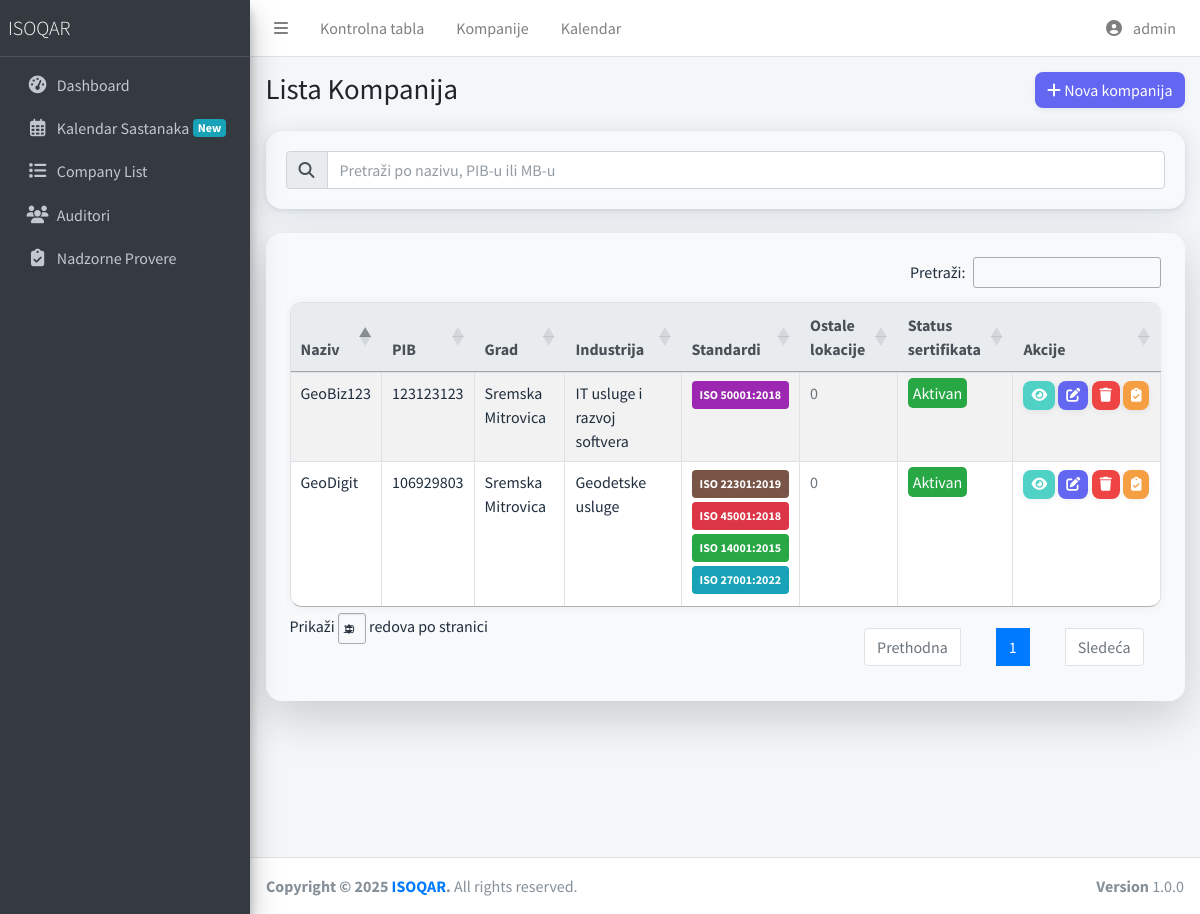
Page /company/companies/ (signed in) on the earlier database version.
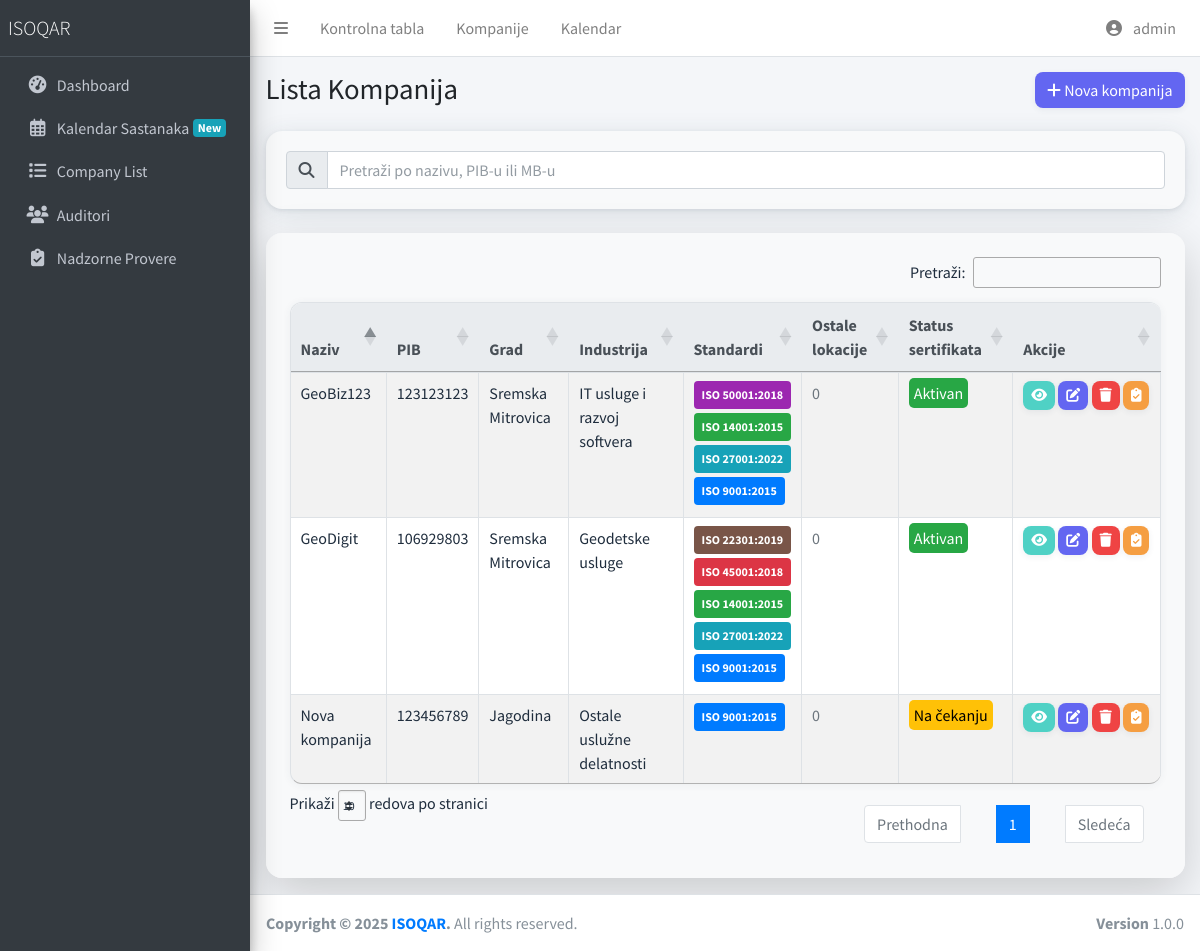
Same page on the later database version.
### company/company_models.py (models this page shows, shortened)
class Company(models.Model):
    STATUS_ACTIVE = 'active'
    STATUS_SUSPENDED = 'suspended'
    STATUS_WITHDRAWN = 'withdrawn'
    STATUS_EXPIRED = 'expired'
    STATUS_PENDING = 'pending'
    STATUS_CANCELLED = 'cancelled'
    CERTIFICATE_STATUS_CHOICES = [
        (STATUS_ACTIVE, _('Aktivan')),
        (STATUS_SUSPENDED, _('Suspendovan')),
        (STATUS_WITHDRAWN, _('Deregistrovan')),
        (STATUS_EXPIRED, _('Istekao')),
        (STATUS_PENDING, _('Na čekanju')),
        (STATUS_CANCELLED, _('Otkazan')),
    ]
    name = models.CharField(_("Naziv kompanije"), max_length=200)
    pib = models.CharField(_("PIB"), max_length=9, blank=True, null=True, validators=[
        RegexValidator(r'^\d{9}$', _('PIB mora sadržati tačno 9 cifara'))
    ])
    mb = models.CharField(_("Matični broj"), max_length=8, blank=True, null=True, validators=[
        RegexValidator(r'^\d{8}$', _('Matični broj mora sadržati tačno 8 cifara'))
    ])
    street = models.CharField(_("Ulica"), max_length=200, blank=True, null=True)
    street_number = models.CharField(_("Broj"), max_length=20, blank=True, null=True)
    city = models.CharField(
        _("Grad"),
        max_length=50,
        choices=SERBIA_CITY_CHOICES,
        help_text=_("Izaberite grad"),
        blank=True,
        null=True
    )
    postal_code = models.CharField(_("Poštanski broj"), max_length=10, blank=True, null=True)
    country = models.CharField(_("Država"), max_length=100, default="Srbija")
    phone = models.CharField(_("Telefon"), max_length=50, blank=True, null=True)
    email = models.EmailField(_("Email"), blank=True, null=True)
    website = models.URLField(_("Web sajt"), blank=True, null=True)
    industry = models.CharField(
        _("Industrija"),
        max_length=50,
        choices=INDUSTRY_CHOICES,
        blank=True,
        null=True,
        help_text=_("Izaberite industriju")
    )
    number_of_employees = models.IntegerField(_("Broj zaposlenih"), blank=True, null=True)
    certificate_status = models.CharField(
        _("Status sertifikata"),
        max_length=50,
        choices=CERTIFICATE_STATUS_CHOICES,
        default=STATUS_PENDING
    )
    certificate_number = models.CharField(_("Broj sertifikata"), max_length=100, blank=True, null=True)
    suspension_until_date = models.DateField(_("Suspenzija do datuma"), blank=True, null=True)
    audit_days = models.DecimalField(_("Broj dana audita"), max_digits=18, decimal_places=1, blank=True, null=True)
    initial_audit_conducted_date = models.DateField(_("Datum inicijalnog audita"), blank=True, null=True)
    visits_per_year = models.DecimalField(_("Poseta godišnje"), max_digits=18, decimal_places=0, blank=True, null=True)
    audit_days_each = models.DecimalField(_("Dana po auditu"), max_digits=18, decimal_places=1, blank=True, null=True)
    oblast_registracije = models.TextField(_("Oblast registracije"), blank=True, null=True, help_text=_("Unesite oblast registracije kompanije"))
    notes = models.TextField(_("Napomene"), blank=True, null=True)
    is_active = models.BooleanField(_("Aktivna"), default=True)
    created_at = models.DateTimeField(_("Kreirano"), default=timezone.now)
    updated_at = models.DateTimeField(_("Ažurirano"), auto_now=True)
    class Meta:
        verbose_name = _("Kompanija")
        verbose_name_plural = _("Kompanije")
        ordering = ['-created_at']

### company/standard_models.py (models this page shows, shortened)
class CompanyStandard(models.Model):
    company = models.ForeignKey('Company', on_delete=models.CASCADE, verbose_name=_("Kompanija"), related_name='company_standards')
    standard = models.CharField(
        _("Standard (staro)"),
        max_length=100,
        choices=StandardDefinition.STANDARD_CHOICES,
        blank=True,
        null=True,
        help_text=_("Staro polje za standard, koristite standard_definition umesto ovog polja")
    )
    standard_definition = models.ForeignKey(
        StandardDefinition,
        on_delete=models.CASCADE,
        related_name='companies',
        verbose_name=_("Standard"),
        help_text=_("Izaberite standard iz liste definisanih standarda")
    )
    issue_date = models.DateField(_('Datum izdavanja'), blank=True, null=True)
    expiry_date = models.DateField(_('Datum isteka'), blank=True, null=True)
    notes = models.TextField(_('Napomene'), blank=True, null=True)
    created_at = models.DateTimeField(_('Kreirano'), default=timezone.now)
    updated_at = models.DateTimeField(_('Ažurirano'), auto_now=True)
    class Meta:
        verbose_name = _("Standard kompanije")
        verbose_name_plural = _("Standardi kompanija")
        ordering = ['-issue_date']
        unique_together = [['company', 'standard_definition']]

class StandardDefinition(models.Model):
    STANDARD_CHOICES = [
        ('ISO 9001:2015', _('ISO 9001:2015 - Sistem menadžmenta kvalitetom')),
        ('ISO 14001:2015', _('ISO 14001:2015 - Sistem upravljanja zaštitom životne sredine')),
        ('ISO 45001:2018', _('ISO 45001:2018 - Sistem menadžmenta bezbednošću i zdravljem na radu')),
        ('ISO 27001:2022', _('ISO 27001:2022 - Sistem menadžmenta bezbednošću informacija')),
        ('ISO 22000:2018', _('ISO 22000:2018 - Sistem menadžmenta bezbednošću hrane')),
        ('ISO 13485:2016', _('ISO 13485:2016 - Medicinska sredstva - Sistem menadžmenta kvalitetom')),
        ('ISO 50001:2018', _('ISO 50001:2018 - Sistem menadžmenta energijom')),
        ('ISO 20000-1:2018', _('ISO 20000-1:2018 - Sistem menadžmenta IT uslugama')),
        ('ISO 22301:2019', _('ISO 22301:2019 - Sistem menadžmenta kontinuitetom poslovanja')),
        ('ISO 37001:2016', _('ISO 37001:2016 - Sistem menadžmenta protiv mita')),
        ('ISO 17025:2017', _('ISO 17025:2017 - Opšti zahtevi za kompetentnost laboratorija za ispitivanje i laboratorija za etaloniranje')),
        ('ISO 17020:2012', _('ISO 17020:2012 - Ocenjivanje usaglašenosti - Zahtevi za rad različitih tipova tela koja obavljaju kontrolisanje')),
        ('ISO 17021-1:2015', _('ISO 17021-1:2015 - Ocenjivanje usaglašenosti - Zahtevi za tela koja obavljaju proveru i sertifikaciju sistema menadžmenta')),
        ('ISO 17024:2012', _('ISO 17024:2012 - Ocenjivanje usaglašenosti - Opšti zahtevi za tela koja obavljaju sertifikaciju osoba')),
        ('ISO 17065:2012', _('ISO 17065:2012 - Ocenjivanje usaglašenosti - Zahtevi za tela koja sertifikuju proizvode, procese i usluge')),
        ('HACCP', _('HACCP - Sistem bezbednosti hrane')),
        ('FSSC 22000 v5.1', _('FSSC 22000 v5.1 - Sistem bezbednosti hrane')),
        ('IFS Food v7', _('IFS Food v7 - International Featured Standard Food')),
        ('BRC Food v9', _('BRC Food v9 - British Retail Consortium Global Standard for Food Safety')),
    ]
    code = models.CharField(_('Kod standarda'), max_length=20, unique=True)
    name = models.CharField(_('Naziv standarda'), max_length=100)
    standard = models.CharField(
        _('Standard'),
        max_length=100,
        choices=STANDARD_CHOICES,
        blank=True,
        null=True
    )
    description = models.TextField(_('Opis'), blank=True, null=True)
    active = models.BooleanField(_('Aktivan'), default=True)
    created_at = models.DateTimeField(_('Kreirano'), default=timezone.now)
    updated_at = models.DateTimeField(_('Ažurirano'), auto_now=True)
    iaf_scope_references = models.ManyToManyField(
        IAFScopeReference,
        through='StandardIAFScopeReference',
        related_name='standards',
        verbose_name=_('IAF Scope References')
    )
    class Meta:
        verbose_name = _("Definicija standarda")
        verbose_name_plural = _("Definicije standarda")
        ordering = ['code']

### company/views.py (the view)
# urls.py: path('companies/', CompanyListView.as_view(), name='list'),
class CompanyListView(ListView):
    model = Company
    template_name = 'company/company-list.html'
    context_object_name = 'companies'
    def get_queryset(self):
        queryset = super().get_queryset()
        search_query = self.request.GET.get('search', '')
        if search_query:
            queryset = queryset.filter(
                Q(name__icontains=search_query) |
                Q(pib__icontains=search_query) |
                Q(mb__icontains=search_query)
            )
        return queryset.order_by('name')
    def get_context_data(self, **kwargs):
        context = super().get_context_data(**kwargs)
        context['search_query'] = self.request.GET.get('search', '')
        return context

### templates/company/company-list.html (shortened to what the changed rows need)
{% extends "layouts/base.html" %}
{% block extrastyle %}
<link rel="stylesheet" href="https://cdn.datatables.net/1.13.4/css/jquery.dataTables.min.css">
<link rel="stylesheet" href="https://cdn.datatables.net/1.13.4/css/dataTables.bootstrap4.min.css">
<link rel="stylesheet" href="https://cdn.datatables.net/responsive/2.4.0/css/responsive.bootstrap4.min.css">
<link rel="stylesheet" href="https://cdn.datatables.net/buttons/2.3.3/css/buttons.bootstrap4.min.css">
{% endblock %}
{% block content %}
<div class="content-wrapper">
  <div class="content-header">
    <div class="container-fluid">
      <div class="row mb-2">
        <div class="col-sm-6">
          <h1 class="m-0">Lista Kompanija</h1>
        </div>
      </div>
    </div>
  </div>
  <div class="content">
    <div class="container-fluid">
      <div class="card shadow-lg border-0 rounded-4">
        <div class="card-body p-4 bg-light rounded-4">
          <table id="companiesTable" class="table table-bordered table-striped">
            <thead>
              <tr>
                <th>Naziv</th>
                <th>PIB</th>
                <th>Grad</th>
                <th>Industrija</th>
                <th>Standardi</th>
                <th>Ostale lokacije</th>
                <th>Status sertifikata</th>
                <th>Akcije</th>
              </tr>
            </thead>
            <tbody>
              {% for company in companies %}
              <tr>
                <td>{{ company.name }}</td>
                <td>{{ company.pib }}</td>
                <td>{{ company.city }}</td>
                <td>{{ company.get_industry_display }}</td>
                <td>
                  {% if company.company_standards.all %}
                    <ul class="list-unstyled mb-0">
                      {% for company_standard in company.company_standards.all %}
                        <li class="mb-1">
                          {% with standard_code=company_standard.standard_definition.standard|default:company_standard.standard_definition.code %}
                          {% if 'ISO 9001' in standard_code %}
                            <span class="badge badge-primary p-2">{{ standard_code }}</span>
                          {% elif 'ISO 14001' in standard_code %}
                            <span class="badge badge-success p-2">{{ standard_code }}</span>
                          {% elif 'ISO 45001' in standard_code %}
                            <span class="badge badge-danger p-2">{{ standard_code }}</span>
                          {% elif 'ISO 27001' in standard_code %}
                            <span class="badge badge-info p-2">{{ standard_code }}</span>
                          {% elif 'ISO 22000' in standard_code %}
                            <span class="badge badge-warning p-2">{{ standard_code }}</span>
                          {% elif 'ISO 13485' in standard_code %}
                            <span class="badge badge-secondary p-2">{{ standard_code }}</span>
                          {% elif 'ISO 50001' in standard_code %}
                            <span class="badge p-2" style="background-color: #9c27b0; color: white;">{{ standard_code }}</span>
                          {% elif 'ISO 20000' in standard_code %}
                            <span class="badge p-2" style="background-color: #ff9800; color: white;">{{ standard_code }}</span>
                          {% elif 'ISO 22301' in standard_code %}
                            <span class="badge p-2" style="background-color: #795548; color: white;">{{ standard_code }}</span>
                          {% elif 'ISO 37001' in standard_code %}
                            <span class="badge p-2" style="background-color: #607d8b; color: white;">{{ standard_code }}</span>
                          {% elif 'HACCP' in standard_code %}
                            <span class="badge p-2" style="background-color: #e91e63; color: white;">{{ standard_code }}</span>
                          {% elif 'FSSC' in standard_code %}
                            <span class="badge p-2" style="background-color: #00bcd4; color: white;">{{ standard_code }}</span>
                          {% elif 'IFS' in standard_code %}
                            <span class="badge p-2" style="background-color: #3f51b5; color: white;">{{ standard_code }}</span>
                          {% elif 'BRC' in standard_code %}
                            <span class="badge p-2" style="background-color: #ff5722; color: white;">{{ standard_code }}</span>
                          {% else %}
                            <span class="badge badge-dark p-2">{{ standard_code }}</span>
                          {% endif %}
                          {% endwith %}
                        </li>
                      {% endfor %}
                    </ul>
                  {% else %}
                    <span class="text-muted">Nema standarda</span>
                  {% endif %}
                </td>
                <td>
                  {% if company.ostalalokacija_set.all %}
                    <span class="badge badge-info">{{ company.ostalalokacija_set.count }}</span>
                  {% else %}
                    <span class="text-muted">0</span>
                  {% endif %}
                </td>
                <td>
                  <span class="status-{{ company.certificate_status }}">{{ company.get_certificate_status_display }}</span>
                </td>
                <td class="action-buttons">
                  <a href="{% url 'company:detail' company.id %}" class="btn btn-sm btn-info" title="Detalji">
                    <i class="fas fa-eye"></i>
                  </a>
                  <a href="{% url 'company:update' company.id %}" class="btn btn-sm btn-primary" title="Izmeni">
                    <i class="fas fa-edit"></i>
                  </a>
                  <a href="{% url 'company:delete' company.id %}" class="btn btn-sm btn-danger" title="Obriši">
                    <i class="fas fa-trash"></i>
                  </a>
                  <a href="{% url 'company:company_audits' company.id %}" class="btn btn-sm btn-warning" title="Nadzorne provere">
                    <i class="fas fa-clipboard-check"></i>
                  </a>
                </td>
              </tr>
              {% endfor %}
            </tbody>
          </table>
        </div>
      </div>
    </div>
  </div>
</div>
{% endblock %}

Differences in the rows shown:
added CompanyStandard: standard_definition "ISO 14001:2015", shown under Company "GeoBiz123"
added CompanyStandard: standard_definition "ISO 27001:2022", shown under Company "GeoBiz123"
added CompanyStandard: standard_definition "ISO 9001:2015", shown under Company "GeoBiz123"
added CompanyStandard: standard_definition "ISO 9001:2015", shown under Company "GeoDigit"
added Company: name "Nova kompanija", pib "123456789", city "Jagodina", industry "Ostale uslužne delatnosti", certificate_status "Na čekanju"
added CompanyStandard: standard_definition "ISO 9001:2015", shown under "Nova kompanija"
